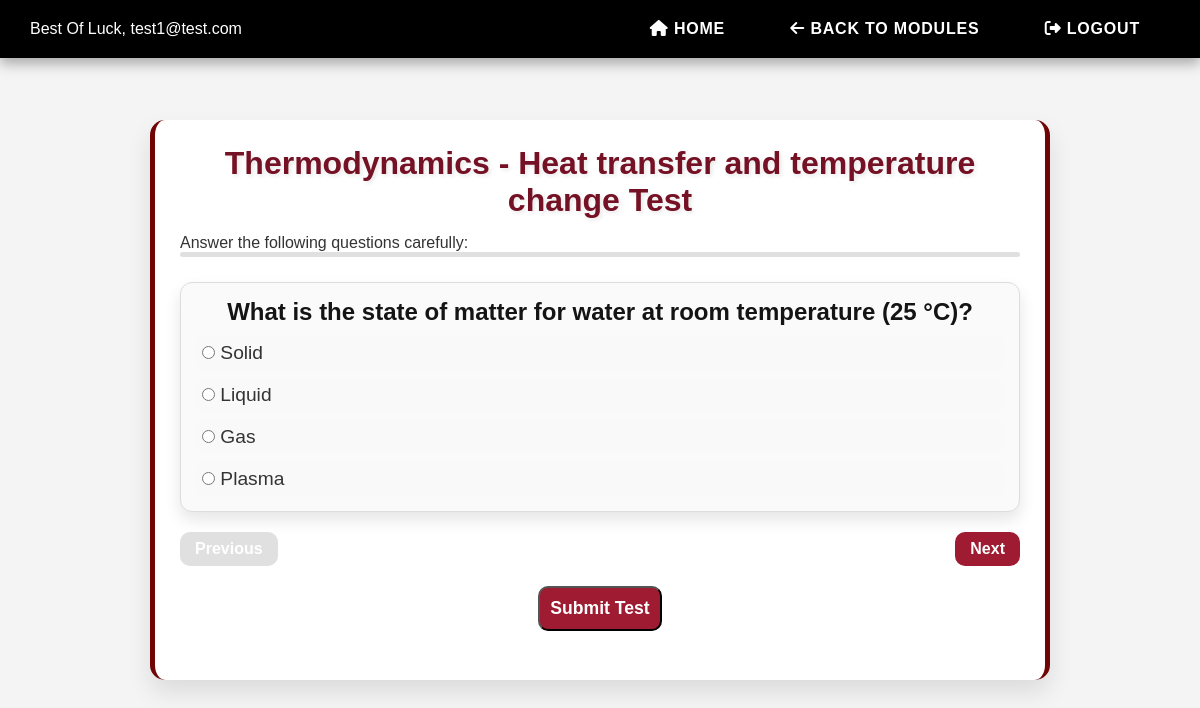
Screenshot of /test/1/3/ (signed in) with the database file from the repository.
### my_app/models.py (models this page shows, shortened)
class Topic(models.Model):
    topic_id = models.AutoField(primary_key=True)
    topic_name = models.CharField(max_length=30)
    topic_order = models.IntegerField()

class Subtopic(models.Model):
    topic = models.ForeignKey(Topic, related_name="subtopics", on_delete=models.CASCADE)
    subtopic_id = models.AutoField(primary_key=True)
    subtopic_name = models.CharField(max_length=255)
    subtopic_order_number = models.IntegerField()

class Question(models.Model):
    question_id = models.AutoField(primary_key=True)
    question_text = models.TextField()
    topic = models.ForeignKey(Topic, related_name="questions", on_delete=models.CASCADE)
    subtopic = models.ForeignKey(Subtopic, related_name="questions", on_delete=models.CASCADE)
    assigned_at = models.IntegerField(choices=[(0, 'Before Assignment'), (1, 'After Assignment')], default=0)
    difficulty_level = models.CharField(max_length=15, choices=[
        ('Beginner', 'Beginner'),
        ('Intermediate', 'Intermediate'),
        ('Advanced', 'Advanced'),
    ])

class Option(models.Model):
    option_id = models.AutoField(primary_key=True)
    question = models.ForeignKey(Question, on_delete=models.CASCADE, related_name="options")
    option_text = models.CharField(max_length=255)
    is_correct = models.BooleanField(default=False)

### my_app/views.py (the view)
# urls.py: path('test/<int:topic_id>/<int:subtopic_id>/', test_view, name='test'),
@login_required
def test_view(request, topic_id, subtopic_id):
    student = get_object_or_404(Student, user=request.user)
    topic = get_object_or_404(Topic, topic_id=topic_id)
    subtopic = get_object_or_404(Subtopic, subtopic_id=subtopic_id, topic=topic)
    module = VideoModule.objects.filter(topic=topic).first()
    if not module:
        return HttpResponse("No associated module found for this topic.", status=400)
    student_progress = Progress.objects.filter(
        student=student,
        current_subtopic=subtopic
    ).first()
    if not student_progress:
        return HttpResponse("Progress record not found. Ensure progress is created in the module view.", status=400)
    load_video_link = not student_progress.video_watched
    if student_progress.video_watched and student_progress.score_before is not None:
        assigned_value = 1
    else:
        assigned_value = 0
    questions = Question.objects.filter(topic=topic, assigned_at=assigned_value, subtopic=subtopic)
    context = {
        'topic': topic,
        'subtopic': subtopic,
        'questions': questions,
        'username': request.user.username,
        'assigned_video': student_progress.video_watched,
        'load_video_link': load_video_link,  # Include this flag in the context
    }
    return render(request, 'my_app/test.html', context)

### my_app/Templates/my_app/test.html (shortened to what this page needs)
{% load static %}
<!DOCTYPE html>
<html lang="en">
<head>
    <link rel="stylesheet" href="{% static 'CSS/test.css' %}?v=2">
</head>
<body>
<nav class="navbar">
    <div class="left">
        <span class="welcome-text">Best Of Luck, {{ username }}</span>
    </div>
    <div class="right">
        <a href="{% url 'home' %}" class="nav-link">
            <i class="fas fa-home"></i> Home
        </a>
        <a href="{% url 'modules' %}" class="nav-link">
            <i class="fas fa-arrow-left"></i> Back to Modules
        </a>
        <a href="{% url 'logout' %}" class="nav-link">
            <i class="fas fa-sign-out-alt"></i> Logout
        </a>
    </div>
</nav>
<div class="test-container">
    <h1>{{ topic.topic_name }} - {{ subtopic.subtopic_name }} Test</h1>
    <p>Answer the following questions carefully:</p>
    <div class="progress-bar">
    </div>
    <form method="POST" action="{% url 'submit_test' topic_id=topic.topic_id subtopic_id=subtopic.subtopic_id %}">
        <div class="questions-container">
            {% for question in questions %}
            <div class="question-card">
                <center><p class="question-text"><strong>{{ question.question_text }}</strong></p></center>
                <div class="options">
                    {% for option in question.options.all %}
                    <label class="option">
                        <input type="radio" name="question_{{ question.pk }}" value="{{ option.pk }}">
                        {{ option.option_text }}
                    </label>
                    {% endfor %}
                </div>
            </div>
            {% endfor %}
        </div>
        <div class="nav-buttons">
            <button type="button" id="prev-btn" class="nav-btn">Previous</button>
            <button type="button" id="next-btn" class="nav-btn">Next</button>
        </div>
       <center> <button type="submit" class="submit-btn">Submit Test</button></center>
    </form>
</div>
</body>
</html>

### my_app/Static/CSS/test.css (style rules this page uses)
* { margin: 0; padding: 0; box-sizing: border-box; }
body { font-family: 'Arial', sans-serif; background-color: #f4f4f4; color: #333; height: 100vh; display: flex; flex-direction: column; justify-content: flex-start; align-items: center; overflow-x: hidden; }
.navbar { display: flex; justify-content: space-between; align-items: center; width: 100%; background-color: #000; padding: 20px 30px; box-shadow: 0 6px 12px rgba(0, 0, 0, 0.3); position: fixed; top: 0; left: 0; z-index: 10; }
.navbar .left .welcome-text { font-size: 1rem; color: white; }
.navbar .right a { color: white; text-decoration: none; margin: 0 15px; padding: 8px 15px; font-size: 1rem; font-weight: bold; text-transform: uppercase; letter-spacing: 0.8px; transition: all 0.3s ease; }
.test-container { margin-top: 120px; width: 75%; max-width: 1000px; padding: 25px; background-color: white; border-radius: 15px; box-shadow: 0 12px 24px rgba(0, 0, 0, 0.1); border-left: 5px solid #700505; border-right: 5px solid #700505; transition: transform 0.3s ease, box-shadow 0.3s ease; overflow-y: auto; min-height: 70vh; }
.test-container h1 { font-size: 2.0rem; color: #751124; font-weight: bold; margin-bottom: 15px; text-align: center; text-shadow: 2px 2px 4px rgba(0, 0, 0, 0.1); }
.progress-bar { width: 100%; height: 5px; background-color: #e0e0e0; border-radius: 5px; margin-bottom: 25px; }
.question-card { display: none; background-color: #fafafa; border: 1px solid #ddd; border-radius: 12px; padding: 15px; margin-bottom: 15px; box-shadow: 0 8px 16px rgba(0, 0, 0, 0.1); transition: transform 0.3s ease, box-shadow 0.3s ease; }
.question-card.active { display: block; }
.question-text { font-size: 1.5rem; color: #151414; font-weight: bold; margin-bottom: 10px; }
.options { display: flex; flex-direction: column; gap: 8px; }
.option { font-size: 1.2rem; color: #333; padding: 6px; cursor: pointer; border-radius: 8px; background-color: #f9f9f9; transition: all 0.3s ease; }
.nav-buttons { display: flex; justify-content: space-between; margin-top: 20px; }
.nav-btn { background-color: #9e1b32; color: white; border: none; padding: 8px 15px; border-radius: 10px; cursor: pointer; font-weight: bold; font-size: 1rem; transition: background-color 0.3s ease, transform 0.3s ease; }
.nav-btn:disabled { background-color: #e0e0e0; cursor: not-allowed; }
.submit-btn { margin-top: 20px; background-color: #9e1b32; color: white; padding: 10px; border-radius: 10px; cursor: pointer; font-weight: bold; font-size: 1.1rem; transition: background-color 0.3s ease; }
.question-card, .nav-btn, .submit-btn { animation: fadeIn 1s ease-out; }

### rows the page displays
Topic: topic_name "Thermodynamics"
Subtopic: subtopic_name "Heat transfer and temperature change"
Question: question_text "What is the state of matter for water at room temperature (25 °C)?"
Option: option_text "Solid"
Option: option_text "Liquid"
Option: option_text "Gas"
Option: option_text "Plasma"

### other values shown
{{ username }} "test1@test.com"
